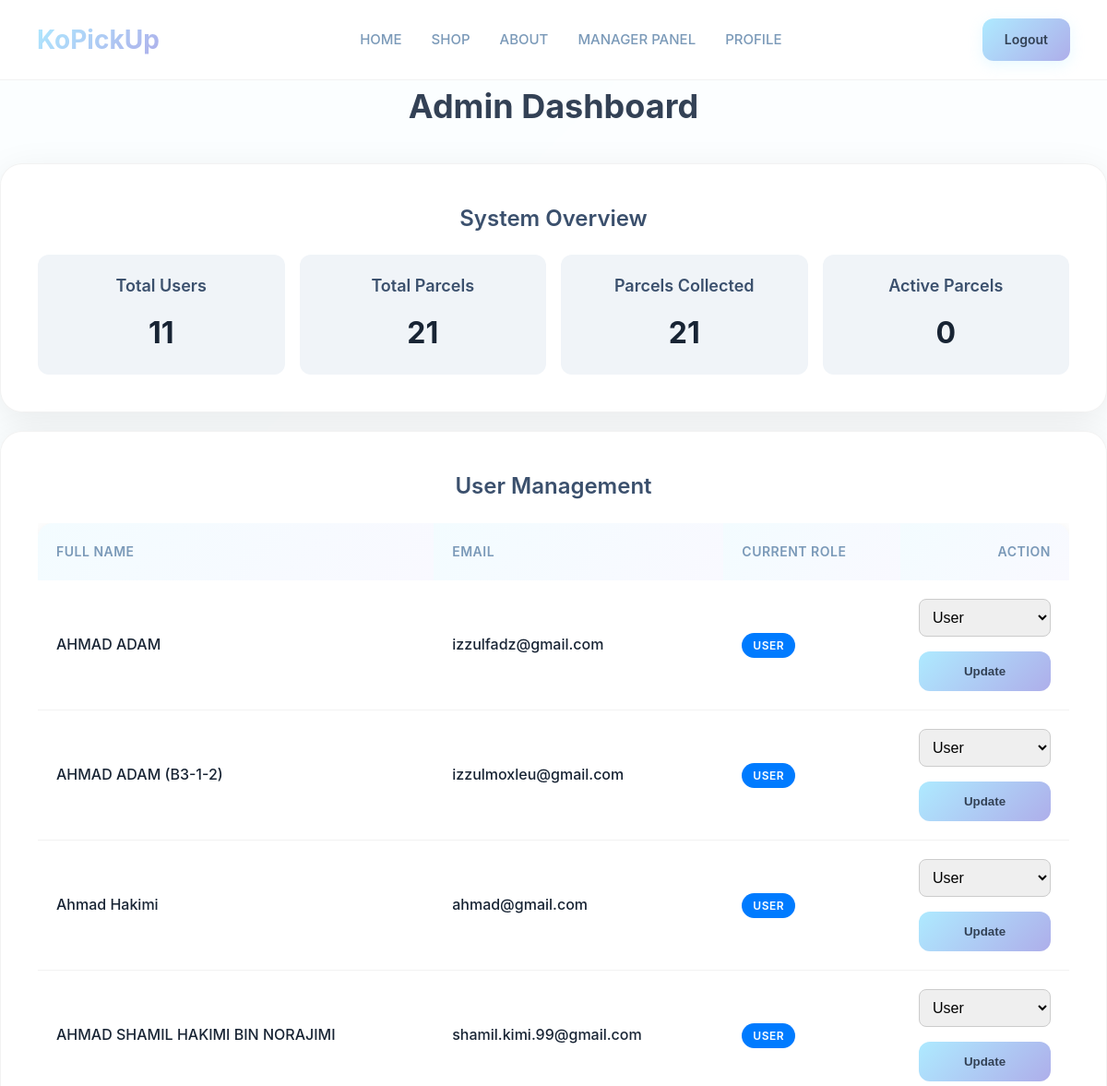
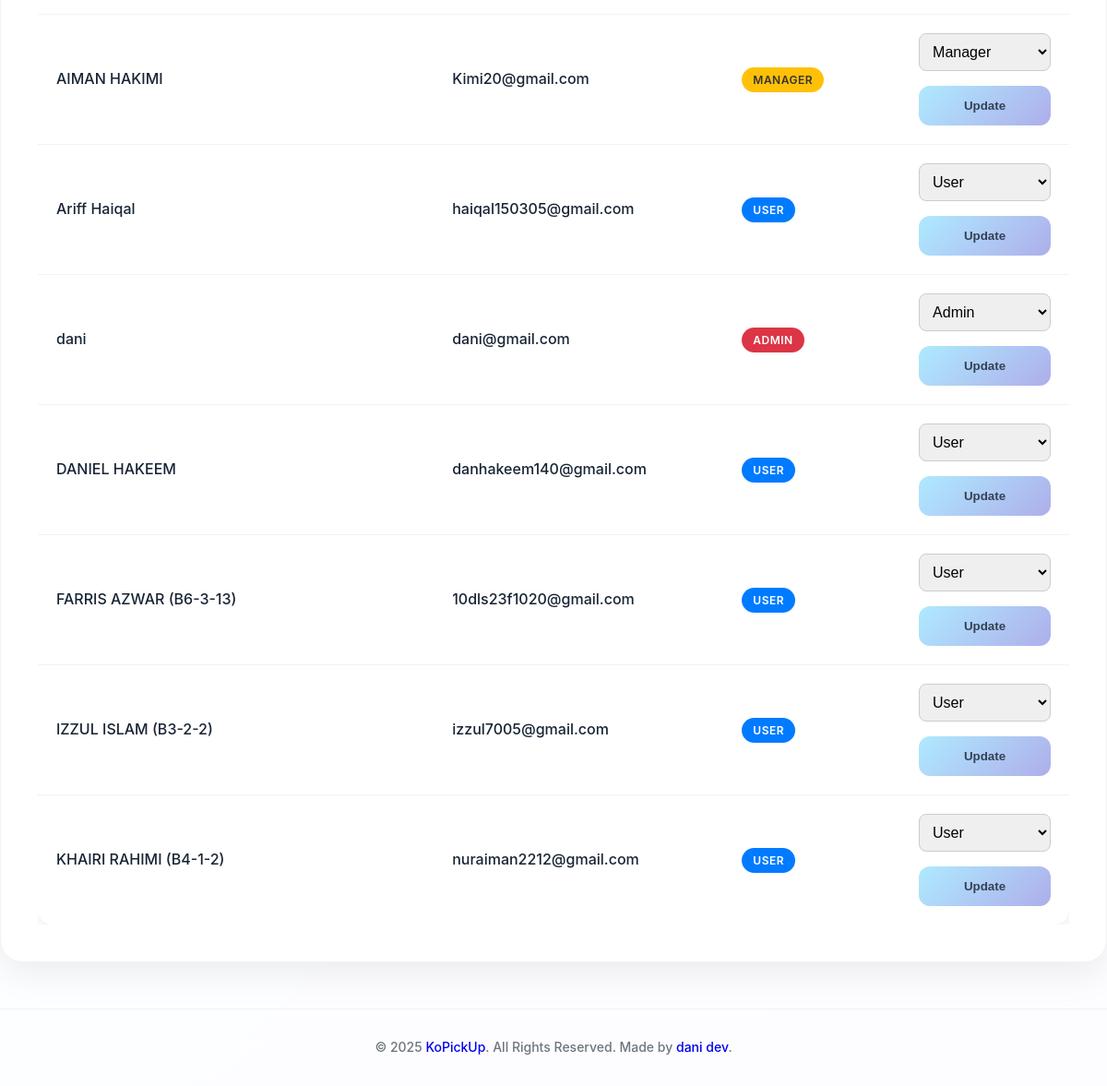
Screenshot of /admin (signed in) with the database file from the repository (2 pictures, top to bottom).
### tables this page shows
CREATE TABLE `users` (
  `id` int(11) NOT NULL,
  `fullname` varchar(255) NOT NULL,
  `email` varchar(255) NOT NULL,
  `student_id` varchar(50) DEFAULT NULL,
  `password` varchar(255) NOT NULL,
  `role` enum('user','manager','admin') NOT NULL,
  `created_at` timestamp NOT NULL DEFAULT current_timestamp()
);

### admin/index.php (the view, shortened to what this page needs)
<?php
require __DIR__ . '/../db.php';
$total_users = $pdo->query("SELECT COUNT(*) FROM users")->fetchColumn();
$total_parcels = $pdo->query("SELECT COUNT(*) FROM parcels")->fetchColumn();
$parcels_collected = $pdo->query("SELECT COUNT(*) FROM parcels WHERE status = 'Collected'")->fetchColumn();
$active_parcels = $total_parcels - $parcels_collected;
$users = $pdo->query("SELECT id, fullname, email, role FROM users ORDER BY fullname ASC")->fetchAll();
?>
<!DOCTYPE html>
<html lang="en">
<head>
    <link rel="stylesheet" href="../style.css">
</head>
<body>
<div class="container">
    <header>
        <div class="logo"><h1>KoPickUp</h1></div>
        <nav class="nav-links">
            <a href="/">HOME</a>
            <a href="/shop">SHOP</a>
            <a href="/about">ABOUT</a>
            <a href="/manager">MANAGER PANEL</a>
            <a href="#" onclick="openProfilePopup(); return false;">PROFILE</a>
        </nav>
        <div class="header-buttons"><a href="/logout" class="signup">Logout</a></div>
    </header>
    <main>
        <h2>Admin Dashboard</h2>
        <div class="section-card">
            <h3>System Overview</h3>
            <div class="stats-grid">
                <div class="stat-card"><h3>Total Users</h3><p><?php echo $total_users; ?></p></div>
                <div class="stat-card"><h3>Total Parcels</h3><p><?php echo $total_parcels; ?></p></div>
                <div class="stat-card"><h3>Parcels Collected</h3><p><?php echo $parcels_collected; ?></p></div>
                <div class="stat-card"><h3>Active Parcels</h3><p><?php echo $active_parcels; ?></p></div>
            </div>
        </div>
        <div class="section-card">
            <h3>User Management</h3>
            <div class="table-responsive">
                <table>
                    <thead>
                        <tr>
                            <th>Full Name</th>
                            <th>Email</th>
                            <th>Current Role</th>
                            <th style="text-align: right;">Action</th>
                        </tr>
                    </thead>
                    <tbody>
                        <?php foreach ($users as $user): ?>
                            <tr>
                                <td><?php echo htmlspecialchars($user['fullname']); ?></td>
                                <td><?php echo htmlspecialchars($user['email']); ?></td>
                                <td>
                                    <span class="status-badge role-<?php echo $user['role']; ?>">
                                        <?php echo ucfirst($user['role']); ?>
                                    </span>
                                </td>
                                <td style="text-align: right;">
                                    <form action="" method="POST" class="button-group" style="justify-content: flex-end;">
                                        <select name="role" style="padding: 10px; border-radius: 8px;">
                                            <option value="user" <?php if ($user['role'] == 'user') echo 'selected'; ?>>User</option>
                                            <option value="manager" <?php if ($user['role'] == 'manager') echo 'selected'; ?>>Manager</option>
                                            <option value="admin" <?php if ($user['role'] == 'admin') echo 'selected'; ?>>Admin</option>
                                        </select>
                                        <button type="submit" name="update_role">Update</button>
                                    </form>
                                </td>
                            </tr>
                        <?php endforeach; ?>
                    </tbody>
                </table>
            </div>
        </div>
    </main>
    <footer class="site-footer">
        <p style="text-align: center;">&copy; <?php echo date('Y'); ?> <a href="/" style="text-decoration: none;">KoPickUp</a>. All Rights Reserved. Made by <a href="https://danidev.co.za" style="text-decoration: none;">dani dev</a>.</p>
    </footer>
</div>
</body>
</html>

### style.css (style rules this page uses)
* { margin: 0; padding: 0; box-sizing: border-box; }
body { font-family: 'Inter', -apple-system, BlinkMacSystemFont, sans-serif; background: linear-gradient(135deg, #aeeaff 0%, #d6d6ff 100%); color: #182434; line-height: 1.6; min-height: 100vh; }
.container { background: rgba(255, 255, 255, 0.95); backdrop-filter: blur(20px); min-height: 100vh; }
header { display: flex; justify-content: space-between; align-items: center; padding: 20px 40px; background: rgba(255, 255, 255, 0.98); backdrop-filter: blur(20px); border-bottom: 1px solid rgba(0, 0, 0, 0.05); position: sticky; top: 0; z-index: 100; }
.logo h1 { font-weight: 700; font-size: 28px; background: linear-gradient(135deg, #aeeaff, #aeaeea); -webkit-background-clip: text; -webkit-text-fill-color: transparent; background-clip: text; }
.nav-links { display: flex; gap: 32px; }
.nav-links a { text-decoration: none; color: #7a99b8; font-weight: 500; font-size: 15px; transition: all 0.3s ease; position: relative; }
.nav-links a::after { content: ''; position: absolute; bottom: -4px; left: 0; width: 0; height: 2px; background: linear-gradient(135deg, #aeeaff, #aeaeea); transition: width 0.3s ease; }
.header-buttons { display: flex; gap: 12px; }
.signup, .login { padding: 12px 24px; border: none; border-radius: 12px; font-weight: 600; font-size: 14px; cursor: pointer; transition: all 0.3s ease; font-family: inherit; text-decoration: none; }
.signup { background: linear-gradient(135deg, #aeeaff, #aeaeea); color: #334155; box-shadow: 0 4px 15px rgba(174, 234, 255, 0.3); }
.section-card { background: white; border-radius: 24px; padding: 40px; margin: 20px 0; box-shadow: 0 10px 40px rgba(0, 0, 0, 0.08); border: 1px solid rgba(0, 0, 0, 0.05); }
h2 { font-size: 36px; font-weight: 700; margin-bottom: 32px; color: #334155; }
h3 { font-size: 24px; font-weight: 600; color: #3b506d; margin-bottom: 20px; }
table { width: 100%; border-collapse: separate; border-spacing: 0; background: white; border-radius: 16px; overflow: hidden; box-shadow: 0 4px 20px rgba(0, 0, 0, 0.08); }
.table-responsive { width: 100%; overflow-x: auto; }
.table-responsive table { min-width: 500px; }
th { background: linear-gradient(135deg, rgba(174, 234, 255, 0.15), rgba(214, 214, 255, 0.15)); padding: 20px; text-align: left; font-weight: 600; color: #7a99b8; font-size: 14px; text-transform: uppercase; letter-spacing: 0.5px; }
td { padding: 20px; border-bottom: 1px solid rgba(0, 0, 0, 0.05); font-weight: 500; }
tbody tr:last-child td { border-bottom: none; }
.status-badge { padding: 6px 12px; border-radius: 20px; font-size: 12px; font-weight: 600; text-transform: uppercase; letter-spacing: 0.5px; }
form { display: flex; flex-direction: column; gap: 1rem; max-width: 500px; }
form input, form select { padding: 12px 15px; border-radius: 10px; border: 1.5px solid #ccc; font-size: 16px; }
form button { padding: 14px 20px; border: none; border-radius: 12px; background: linear-gradient(135deg, #aeeaff, #aeaeea); color: #334155; font-weight: 600; cursor: pointer; transition: transform 0.2s; }
.site-footer { padding: 30px 40px; margin-top: 50px; text-align: center; border-top: 1px solid rgba(0, 0, 0, 0.05); }
.site-footer p { margin: 0; font-size: 14px; color: #6c757d; font-weight: 500; }

### admin/index.php (style rules this page uses)
.stats-grid { display: grid; grid-template-columns: repeat(auto-fit, minmax(200px, 1fr)); gap: 1rem; }
.stat-card { background: #f0f4f8; padding: 20px; border-radius: 12px; text-align: center; }
.stat-card h3 { margin: 0 0 10px; font-size: 18px; }
.stat-card p { font-size: 32px; font-weight: 700; margin: 0; }
h3, h2 { text-align: center; }
.status-badge.role-admin { background-color: #dc3545; color: white; }
.status-badge.role-manager { background-color: #ffc107; color: #333; }
.status-badge.role-user { background-color: #007bff; color: white; }

### rows the page displays
users: fullname "AHMAD ADAM", email "izzulfadz@gmail.com", role "USER", role "User"
users: fullname "AHMAD ADAM (B3-1-2)", email "izzulmoxleu@gmail.com", role "USER", role "User"
users: fullname "Ahmad Hakimi", email "ahmad@gmail.com", role "USER", role "User"
users: fullname "AHMAD SHAMIL HAKIMI BIN NORAJIMI", email "shamil.kimi.99@gmail.com", role "USER", role "User"
users: fullname "AIMAN HAKIMI", email "Kimi20@gmail.com", role "MANAGER", role "Manager"
users: fullname "Ariff Haiqal", email "haiqal150305@gmail.com", role "USER", role "User"
users: fullname "dani", email "dani@gmail.com", role "ADMIN", role "Admin"
users: fullname "DANIEL HAKEEM", email "danhakeem140@gmail.com", role "USER", role "User"
users: fullname "FARRIS AZWAR (B6-3-13)", email "10dls23f1020@gmail.com", role "USER", role "User"
users: fullname "IZZUL ISLAM (B3-2-2)", email "izzul7005@gmail.com", role "USER", role "User"
users: fullname "KHAIRI RAHIMI (B4-1-2)", email "nuraiman2212@gmail.com", role "USER", role "User"

### other values shown
$total_users "11"
$total_parcels "21"
$parcels_collected "21"
$active_parcels "0"
